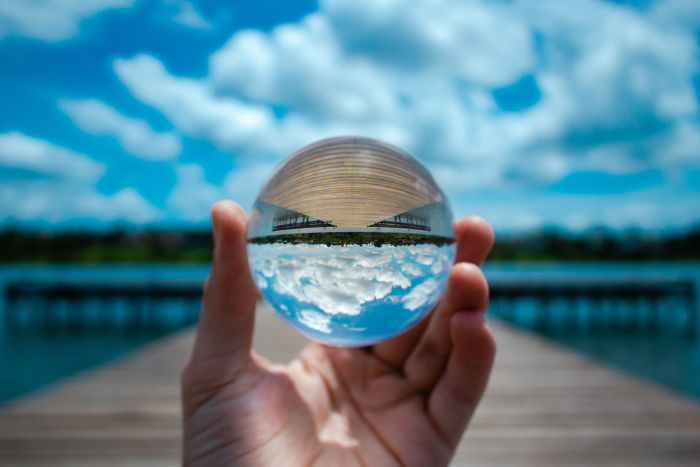
#> input picture input1.jpg, 700 x 467 px
$ python -i prewitt.py   (imports and definitions only)
#> lines starting #> are read from the running program, lines starting #| are printed output that depends on the picture
#> further down, picture is the input picture: shape (467, 700, 3); mean B, G, R 147.2, 131.1, 88.5
import cv2
import numpy as np


def prewittCv(image):
    """
    Aplica o filtro de prewitt na imagem.
    Parameters:
    image -> imagem que recebera o filtro.
    """
    kernelx = np.array([[1, 1, 1], [0, 0, 0], [-1, -1, -1]])
    kernely = np.array([[-1, 0, 1], [-1, 0, 1], [-1, 0, 1]])
    img_prewittx = cv2.filter2D(image, -1, kernelx)
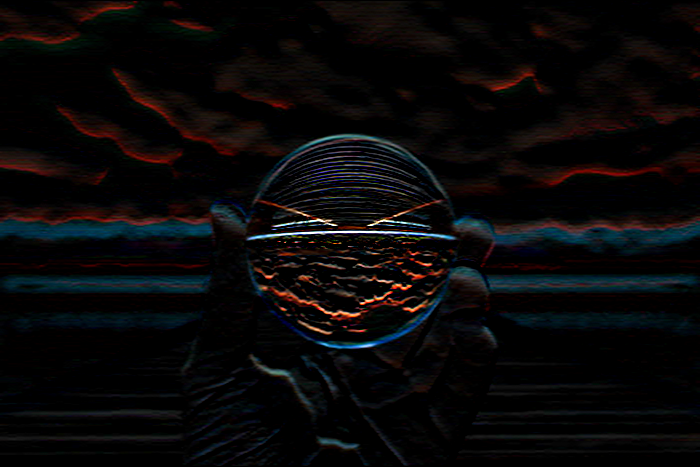
#> img_prewittx: shape (467, 700, 3); mean B, G, R 8.6, 8, 9.1
    img_prewitty = cv2.filter2D(image, -1, kernely)
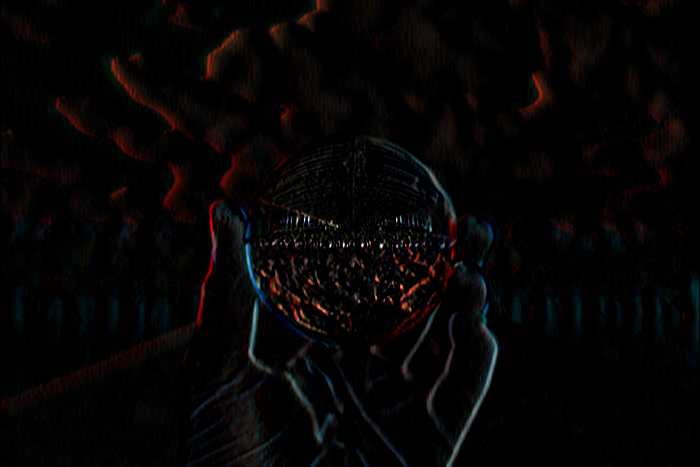
#> img_prewitty: shape (467, 700, 3); mean B, G, R 4.3, 4.3, 5.8
    absX = cv2.convertScaleAbs(img_prewittx)
    absY = cv2.convertScaleAbs(img_prewitty)
    return cv2.addWeighted(absX, 0.5, absY, 0.5, 0)
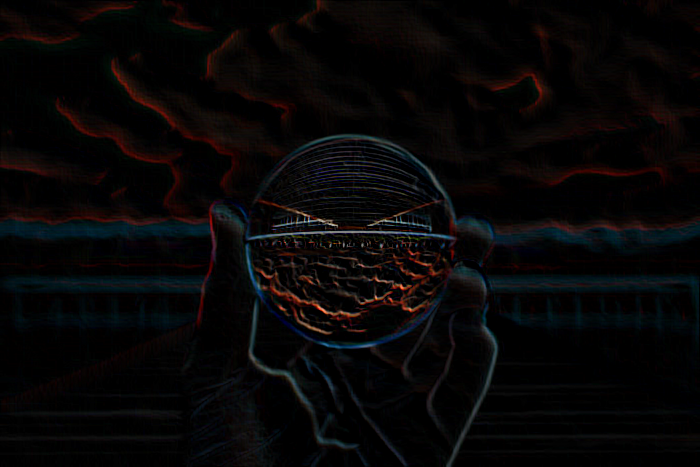
#> returned value: shape (467, 700, 3); mean of channels 0, 1, 2 6.5, 6.1, 7.4; drawn as B, G, R

>>> import cv2
>>> picture = cv2.imread('../input1.jpg')
>>> result = prewittCv(picture)

$ run again, on input3.jpg
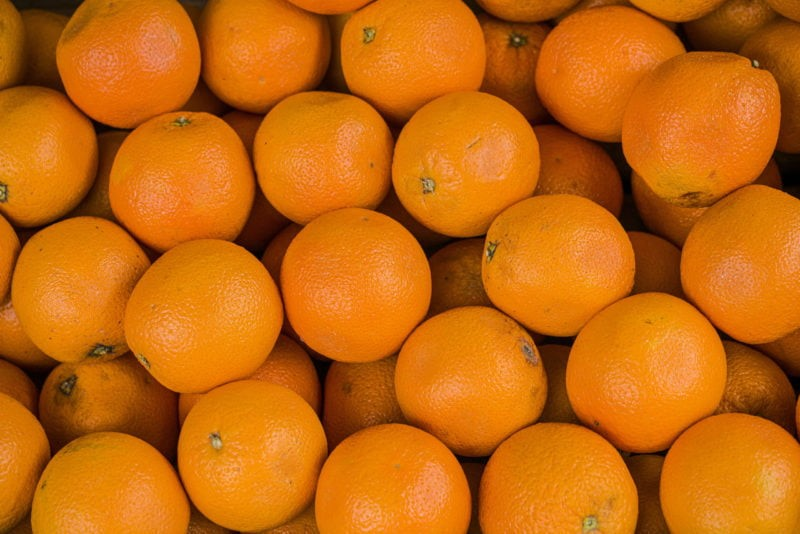
#> input picture input3.jpg, 800 x 534 px
#> picture is the input picture: shape (534, 800, 3); mean B, G, R 12.4, 104, 195.7
#> in prewittCv, `img_prewittx = cv2.filter2D(image, -1, kernelx)`:
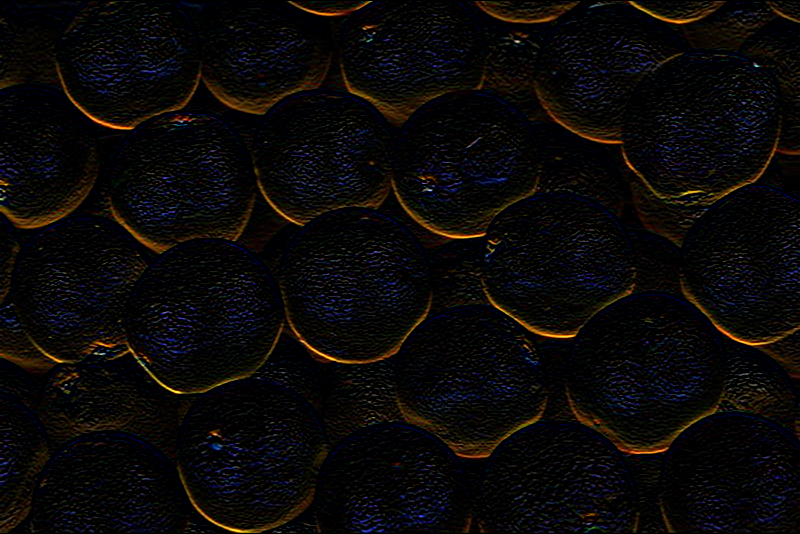
#> img_prewittx: shape (534, 800, 3); mean B, G, R 7.5, 8.1, 10.2
#> in prewittCv, `return cv2.addWeighted(absX, 0.5, absY, 0.5, 0)`:
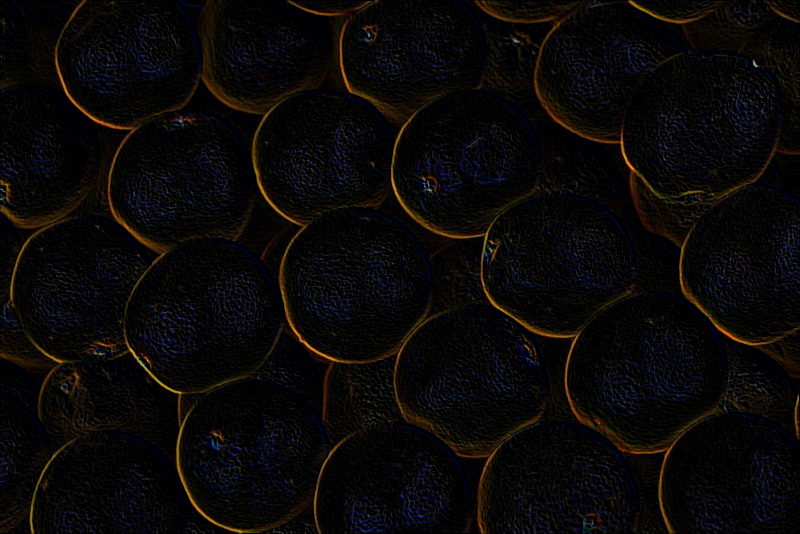
#> returned value: shape (534, 800, 3); mean of channels 0, 1, 2 7.3, 8.1, 10.2; drawn as B, G, R

$ run again, on input4.jpg
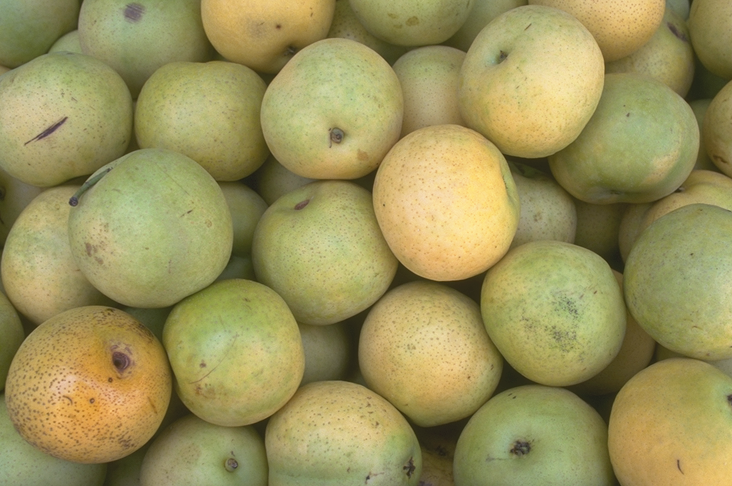
#> input picture input4.jpg, 732 x 486 px
#> picture is the input picture: shape (486, 732, 3); mean B, G, R 91.1, 146.4, 154.5
#> in prewittCv, `img_prewittx = cv2.filter2D(image, -1, kernelx)`:
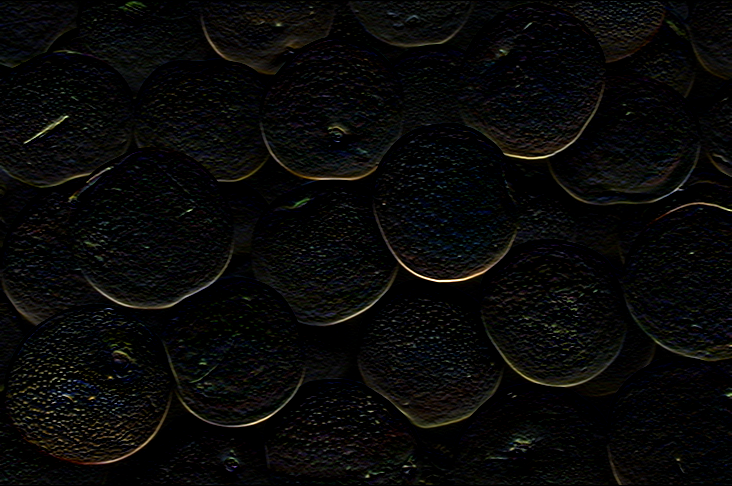
#> img_prewittx: shape (486, 732, 3); mean B, G, R 7.9, 8.5, 8.5
#> in prewittCv, `return cv2.addWeighted(absX, 0.5, absY, 0.5, 0)`:
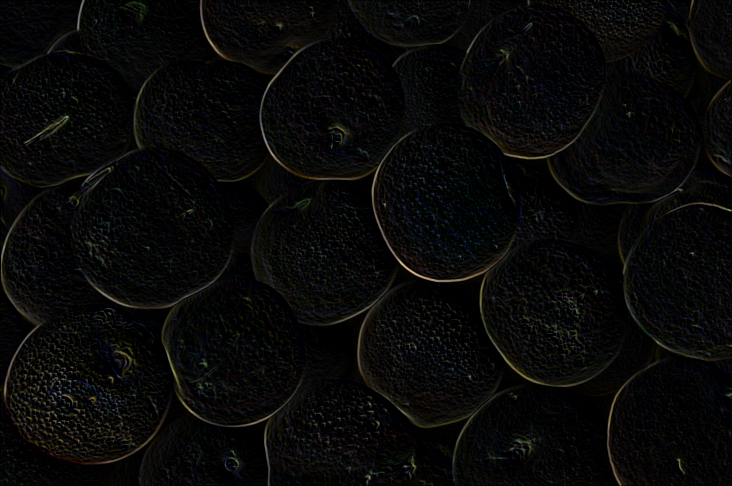
#> returned value: shape (486, 732, 3); mean of channels 0, 1, 2 7.8, 8.4, 8.4; drawn as B, G, R
